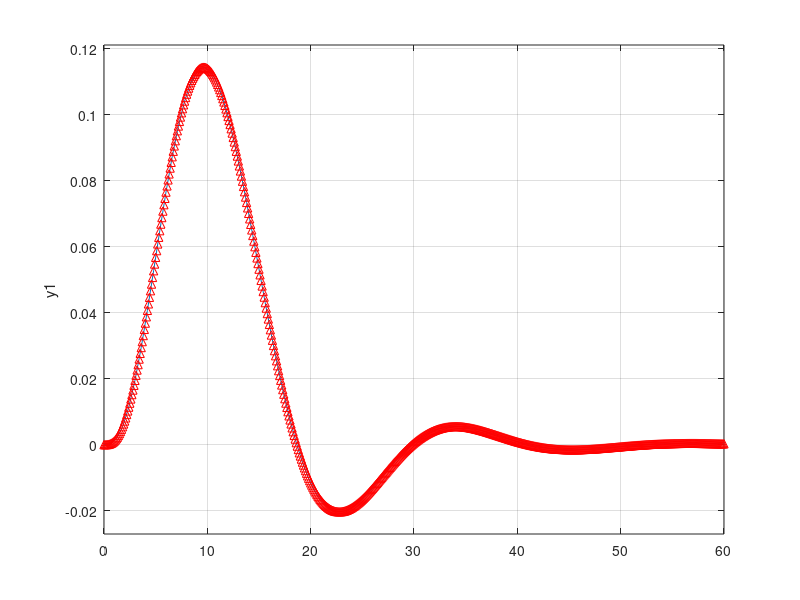
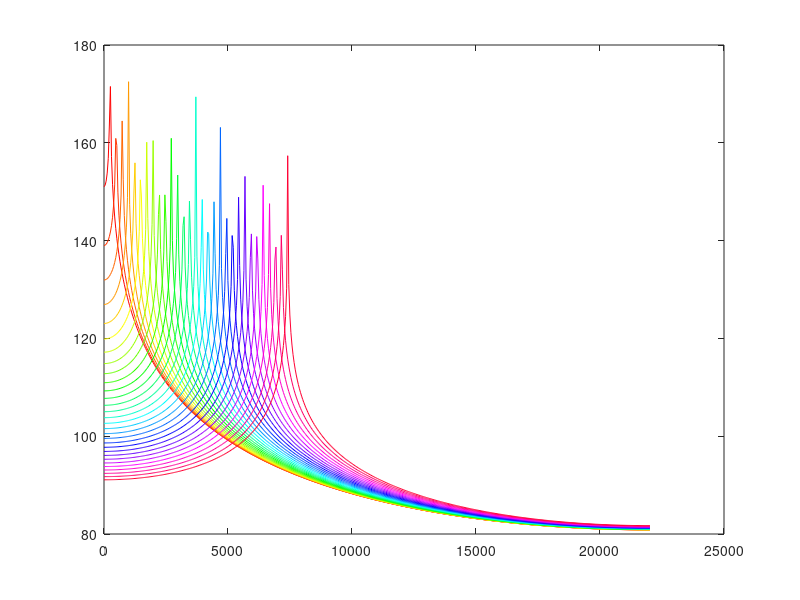
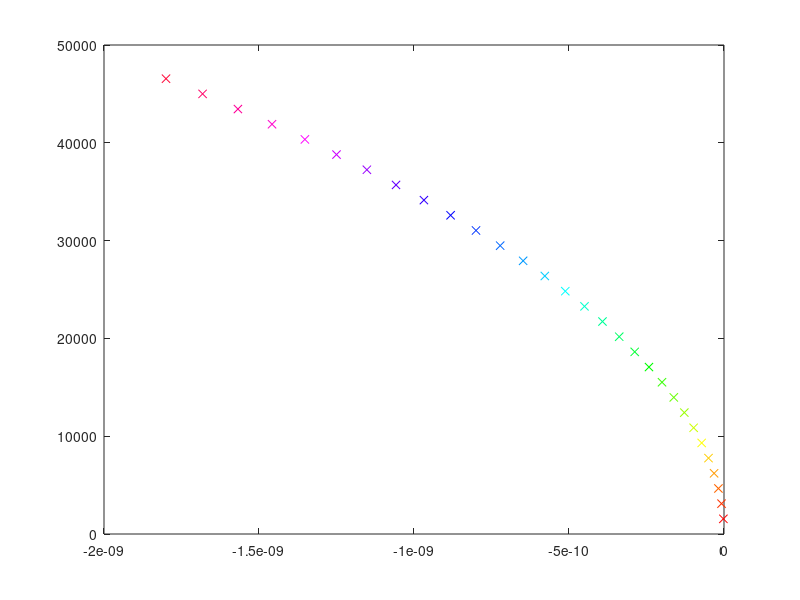
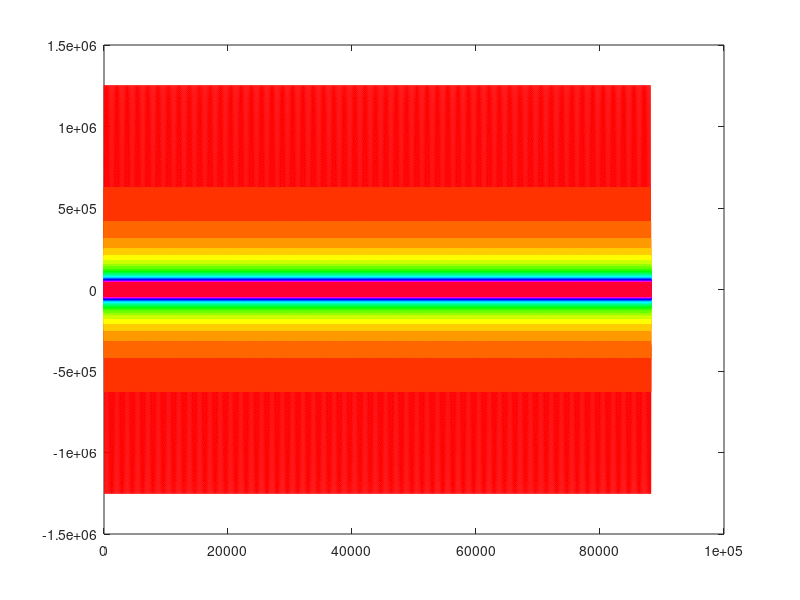

Here is the MATLAB script that generated these plots, in order:
%%

[b,a] = butter(4,0.3,'s'); 
[bz,az] = impinvar(b,a,10);
sys = tf(b,a)
impulse(sys);
hold on;
impz(10*bz,az,[],10);


%%

%            b*z
% G = -----------------
%     z^2 + c_1*z + c_0

clear;


% Figures initialisieren/wiederfinden

if(findobj('type','figure','name','freqs'))
    freqs = figure(findobj('type','figure','name','freqs'));
else
    freqs = figure('name','freqs');
end

if(findobj('type','figure','name','sebene'))
    sebene = figure(findobj('type','figure','name','sebene'));
else
    sebene = figure('name','sebene');
end

if(findobj('type','figure','name','signals'))
    signals = figure(findobj('type','figure','name','signals'));
else
    signals = figure('name','signals');
end

if(findobj('type','figure','name','result'))
    result = figure(findobj('type','figure','name','result'));
else
    result = figure('name','result');
end



% Koeffizienten und Daten

filters = 30;

l = 0.65;
Ts = 60.97;
rho = 1140;
A = 0.5188*10^-6;
m = 1:filters;

T = 44100;
seconds = 2;
samples = seconds*T;
inputdata = [1 zeros(1,samples-1)];
x = 1:samples;
y = zeros(1,samples);

H = [];
sigmas = [];
omegas = [];

cc=hsv(filters);

for i = m;
	sigma = -0.000000000002*i^2;
	omega = i*(pi/l)*sqrt(Ts/(rho*A));
	
	sigmas = [sigmas sigma];
	omegas = [omegas omega];
	
	b = T*sin(omega*1/T)/(omega*1/T);
	c1 = -2*exp(sigma*1/T)*cos(omega*1/T);
	c0 = exp(2*sigma*1/T);
	
	num = [0 b 0];
	den = [1 c1 c0];
	
	%H = [H tf(num, den, 0.1)]

	figure(freqs);
	[h,w] = freqz(num,den,[], T);
	plot(w,20*log10(abs(h)),'color',cc(i,:));
	hold on
	
	figure(signals);
	plot(x,filter(num,den,inputdata),'color',cc(i,:));
	hold on
	pause(0.1);
	
	y = y + filter(num,den,inputdata);
end

hold off

figure(sebene);
for i = m;
	plot(sigmas(i),omegas(i), 'x-','color',cc(i,:));
	hold on
end;

hold off

figure(result);
plot(x,y);

%sound(impulse(H,2),T);
